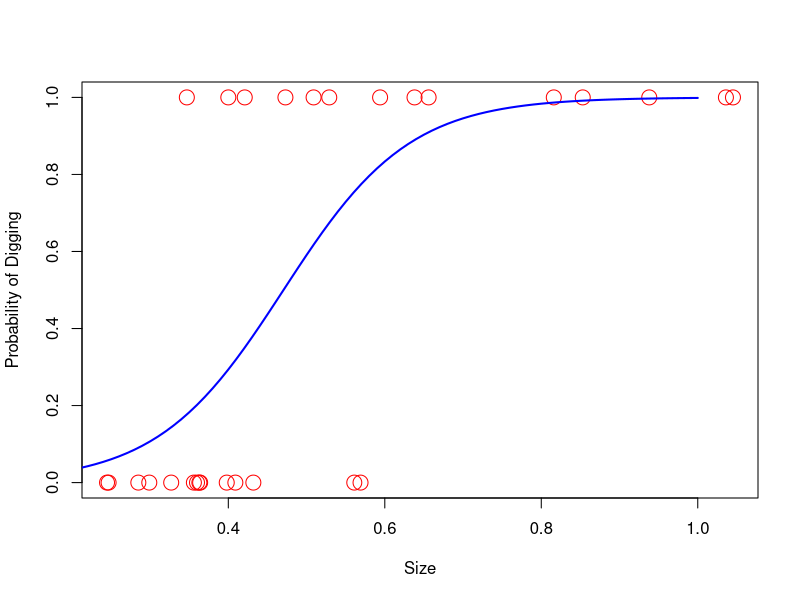
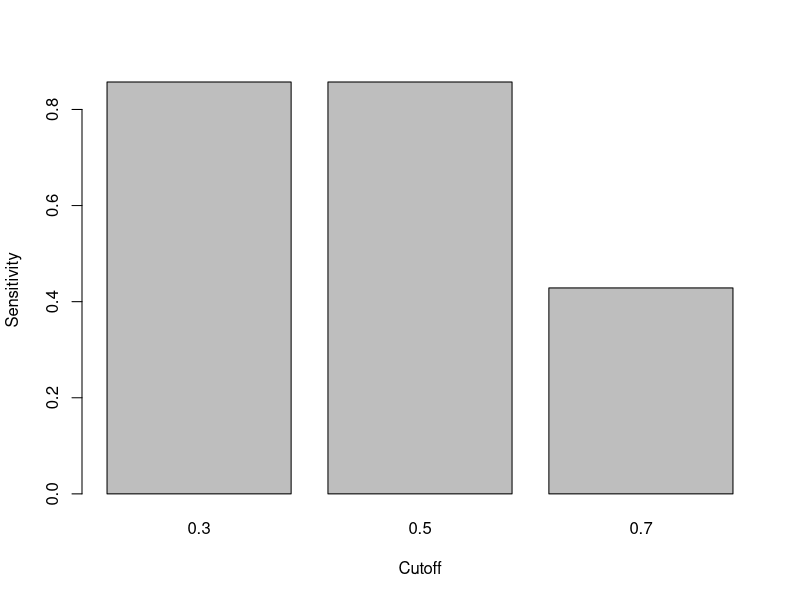

Here is the R script that generated these plots, in order:
# Read data -----  
train <- read.csv("spider_train.csv")


# Plot yes/no vs size data ----
plot(train$size, train$spider, xlab = "Size", ylab = "Probability of Digging",
     col = "red", pch = 1, cex = 2)


# Logistic regression to classify using area measure ----
# Use Generalized Linear Model function glm()
# Note: In logistic regression, 
# Probability, P = 1/(1 + exp(-1(a + b*x)))
# This can be written as:
# a + b*x = ln[P/(1-P)]
# We are calculating a and b from data
logit.size <- glm(spider ~ size, data = train, family = "binomial")
summary(logit.size)



# Plot the regression line ----
# Create vector for 'size'
sv = seq(0,1,0.01)
# Create vector for 'probability'
# We are using the predict() function that takes a 
# data frame as input. 
# Convert the size vector to a data frame and add correct header
size.data <- data.frame(sv)
names(size.data) <- "size"
# Predict the values of probability
pv <- predict(logit.size, size.data, type = 'response')
# plot area vs pv
lines(sv, pv, col = "blue", lwd = 2)


# Evaluate the model on test data ----
test <- read.csv("spider_test.csv")
# Predict the probabilities for test data
p.test <- predict(logit.size, test, type = 'response')
c.test1=ifelse(p.test>0.3,1,0)
c.test2=ifelse(p.test>0.5,1,0)
c.test3=ifelse(p.test>0.7,1,0)
tab.test1=table(Predicted=c.test1,Actual=test$spider)
tab.test2=table(Predicted=c.test2,Actual=test$spider)
tab.test3=table(Predicted=c.test3,Actual=test$spider)
print(tab.test1)
print(tab.test2)
print(tab.test3)
sn.test1 <- tab.test1[2,2]/sum(tab.test1[ ,2])
sn.test2 <- tab.test2[2,2]/sum(tab.test2[ ,2])
sn.test3 <- tab.test3[2,2]/sum(tab.test3[ ,2])
print(sn.test1)
print(sn.test2)
print(sn.test3)
x_axis=c(0.3,0.5,0.7)
y_axis=c(sn.test1,sn.test2,sn.test3)
barplot(y_axis,names.arg=x_axis,xlab="Cutoff",ylab="Sensitivity")



